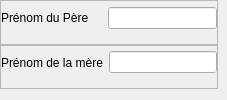
           <widget class="QWidget" name="widget_4" native="true">
            <layout class="QVBoxLayout" name="verticalLayout_5">
             <property name="spacing">
              <number>0</number>
             </property>
             <property name="leftMargin">
              <number>0</number>
             </property>
             <property name="topMargin">
              <number>0</number>
             </property>
             <property name="rightMargin">
              <number>9</number>
             </property>
             <item>
              <widget class="QFrame" name="frame_7">
               <property name="frameShape">
                <enum>QFrame::StyledPanel</enum>
               </property>
               <property name="frameShadow">
                <enum>QFrame::Raised</enum>
               </property>
               <layout class="QHBoxLayout" name="horizontalLayout_11">
                <property name="leftMargin">
                 <number>0</number>
                </property>
                <property name="topMargin">
                 <number>0</number>
                </property>
                <property name="rightMargin">
                 <number>0</number>
                </property>
                <item>
                 <widget class="QLabel" name="label_58">
                  <property name="text">
                   <string>Prénom du Père    </string>
                  </property>
                  <property name="wordWrap">
                   <bool>true</bool>
                  </property>
                 </widget>
                </item>
                <item>
                 <widget class="QLineEdit" name="updatePrenomPere"/>
                </item>
               </layout>
              </widget>
             </item>
             <item>
              <widget class="QFrame" name="frame_8">
               <property name="frameShape">
                <enum>QFrame::StyledPanel</enum>
               </property>
               <property name="frameShadow">
                <enum>QFrame::Raised</enum>
               </property>
               <layout class="QHBoxLayout" name="horizontalLayout_12">
                <property name="leftMargin">
                 <number>0</number>
                </property>
                <property name="topMargin">
                 <number>0</number>
                </property>
                <property name="rightMargin">
                 <number>0</number>
                </property>
                <item>
                 <widget class="QLabel" name="label_59">
                  <property name="text">
                   <string>Prénom de la mère</string>
                  </property>
                  <property name="wordWrap">
                   <bool>true</bool>
                  </property>
                 </widget>
                </item>
                <item>
                 <widget class="QLineEdit" name="updatePrenomMere"/>
                </item>
               </layout>
              </widget>
             </item>
            </layout>
           </widget>
